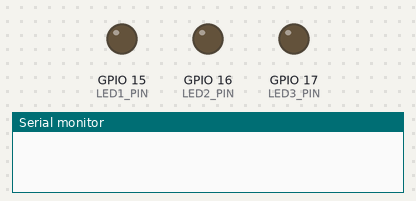
The program below on a simulated ESP32-S3. Shown: output pins drawn as LEDs (lit = HIGH), the last lines printed to the serial monitor.

Above: at 0.1 s.
At 0.9 s:
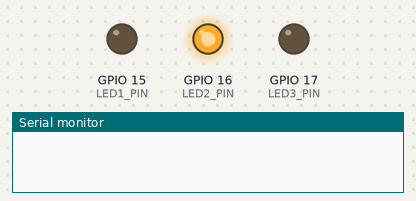
At 1.3 s:
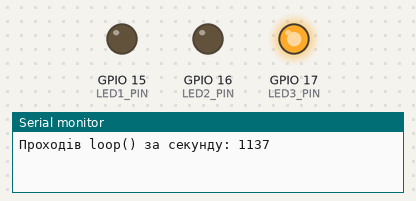
At 1.9 s:
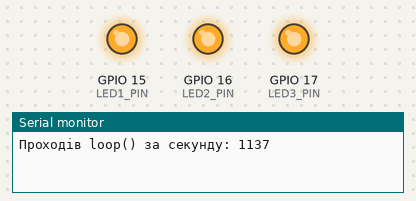
At 3.1 s:
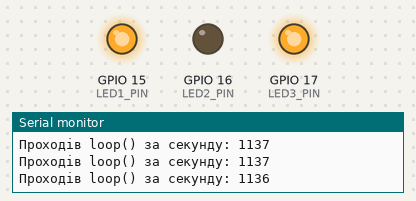
At 4.3 s:
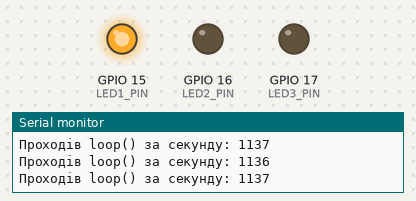
Timing chart, 0 to 4.6 s (numbered marks = the images above):
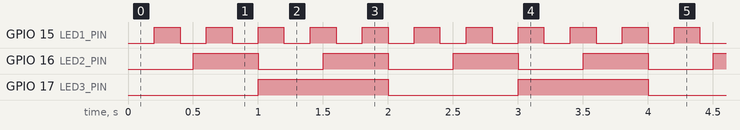

Measured:
- by itself, GPIO 15 (LED1_PIN): alternates HIGH for 0.20 s and LOW for 0.20 s
- by itself, GPIO 16 (LED2_PIN): alternates HIGH for 0.50 s and LOW for 0.50 s
- by itself, GPIO 17 (LED3_PIN): alternates HIGH for 1.0 s and LOW for 1.0 s

The program:

main.cpp
```cpp
#include <Arduino.h>

// Піни й періоди (мс)
const uint8_t  LED1_PIN = 15;   const uint32_t LED1_PERIOD = 200;
const uint8_t  LED2_PIN = 16;   const uint32_t LED2_PERIOD = 500;
const uint8_t  LED3_PIN = 17;   const uint32_t LED3_PERIOD = 1000;
const uint32_t STATS_PERIOD = 1000;  // як часто друкувати кількість проходів loop()

// Кожен LED має свій незалежний таймер: момент останньої зміни + поточний стан
uint32_t led1Last = 0;  bool led1On = false;
uint32_t led2Last = 0;  bool led2On = false;
uint32_t led3Last = 0;  bool led3On = false;

uint32_t statsLast = 0;
uint32_t loopCount = 0;

void setup() {
  Serial.begin(115200);
  pinMode(LED1_PIN, OUTPUT);
  pinMode(LED2_PIN, OUTPUT);
  pinMode(LED3_PIN, OUTPUT);

  uint32_t now = millis();
  led1Last = led2Last = led3Last = statsLast = now;
}

void loop() {
  uint32_t now = millis();
  loopCount++;

  // LED1: кожні 200 мс
  if (now - led1Last >= LED1_PERIOD) {
    led1Last += LED1_PERIOD;   // += замість = now: похибка не накопичується, ритм не «пливе»
    led1On = !led1On;
    digitalWrite(LED1_PIN, led1On);
  }

  // LED2: кожні 500 мс
  if (now - led2Last >= LED2_PERIOD) {
    led2Last += LED2_PERIOD;
    led2On = !led2On;
    digitalWrite(LED2_PIN, led2On);
  }

  // LED3: кожні 1000 мс
  if (now - led3Last >= LED3_PERIOD) {
    led3Last += LED3_PERIOD;
    led3On = !led3On;
    digitalWrite(LED3_PIN, led3On);
  }

  // Раз на секунду: скільки разів встиг прокрутитися loop()
  if (now - statsLast >= STATS_PERIOD) {
    statsLast += STATS_PERIOD;
    Serial.printf("Проходів loop() за секунду: %lu\n", (unsigned long)loopCount);
    loopCount = 0;
  }
}
```
